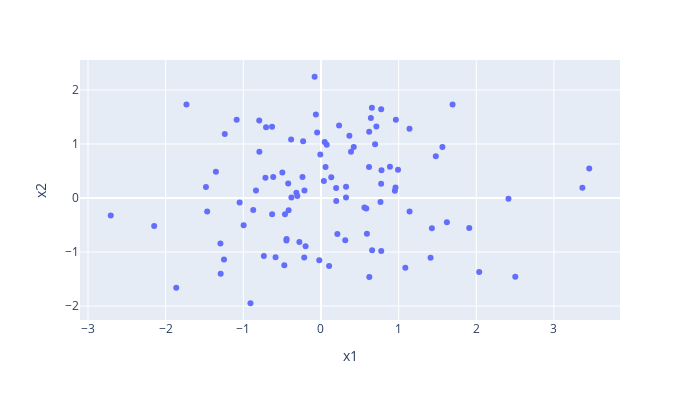

Notebook code for this chart:
### Markdown cell above
### Scatter Plot

### Code cell
### Scatter Plot ###
fig = px.scatter(dat, x='x1', y='x2', width=700, height=400)
fig
